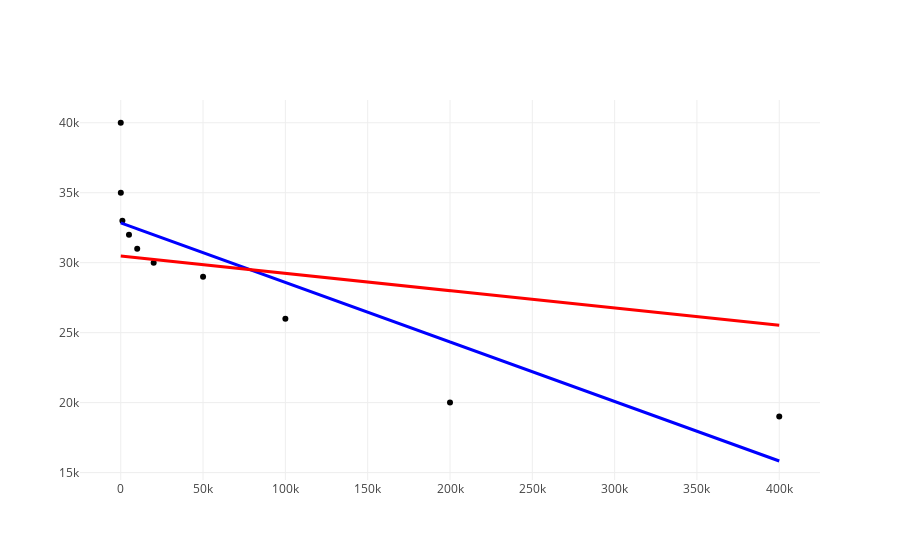

The cell this chart's notebook holds for it:
### Markdown cell above
Iscrtajmo pravu koju smo upravo pronašli First Choice Hill Climbing metodom.

### Code cell
fchc_linear_regression_line = go.Scatter(x=car_mileages, 
                                         y=calculate_line_height(x=car_mileages, k=m_1, n=m_0),
                                         mode='lines',
                                         line=dict(color='red', width=3))

figure = go.Figure(data=[plot_data,
                         linear_regression_line,
                         fchc_linear_regression_line],
                   layout=layout)

ply.iplot(figure)

### Figure 1 — Plotly figure (JSON) as saved in the notebook; plotly's stock layout.template omitted (floating-point values rounded to 4 significant figures)
{"data": [{"marker": {"color": "black"}, "mode": "markers", "type": "scatter", "uid": "b24b94e1-b096-4988-b310-cb07e6fe66ab", "x": [10000, 400000, 5000, 0, 1000, 100000, 50000, 50, 20000, 200000], "y": [31000, 19000, 32000, 40000, 33000, 26000, 29000, 35000, 30000, 20000]}, {"line": {"color": "blue", "width": 3}, "mode": "lines", "type": "scatter", "uid": "e867efaa-fe69-4d8c-8c67-6e7d3a56c0b0", "x": [10000, 400000, 5000, 0, 1000, 100000, 50000, 50, 20000, 200000], "y": [32420.0, 15830.0, 32630.0, 32840.0, 32800.0, 28590.0, 30720.0, 32840.0, 31990.0, 24340.0]}, {"line": {"color": "red", "width": 3}, "mode": "lines", "type": "scatter", "uid": "69871439-873f-4a7f-aef5-713cbef6b160", "x": [10000, 400000, 5000, 0, 1000, 100000, 50000, 50, 20000, 200000], "y": [30350.0, 25520.0, 30410.0, 30470.0, 30460.0, 29240.0, 29850.0, 30470.0, 30230.0, 28000.0]}], "layout": {"hovermode": "closest", "showlegend": false, "xaxis": {"showticklabels": true, "ticks": "", "zeroline": false}, "yaxis": {"showticklabels": true, "ticks": "", "zeroline": false}}}
